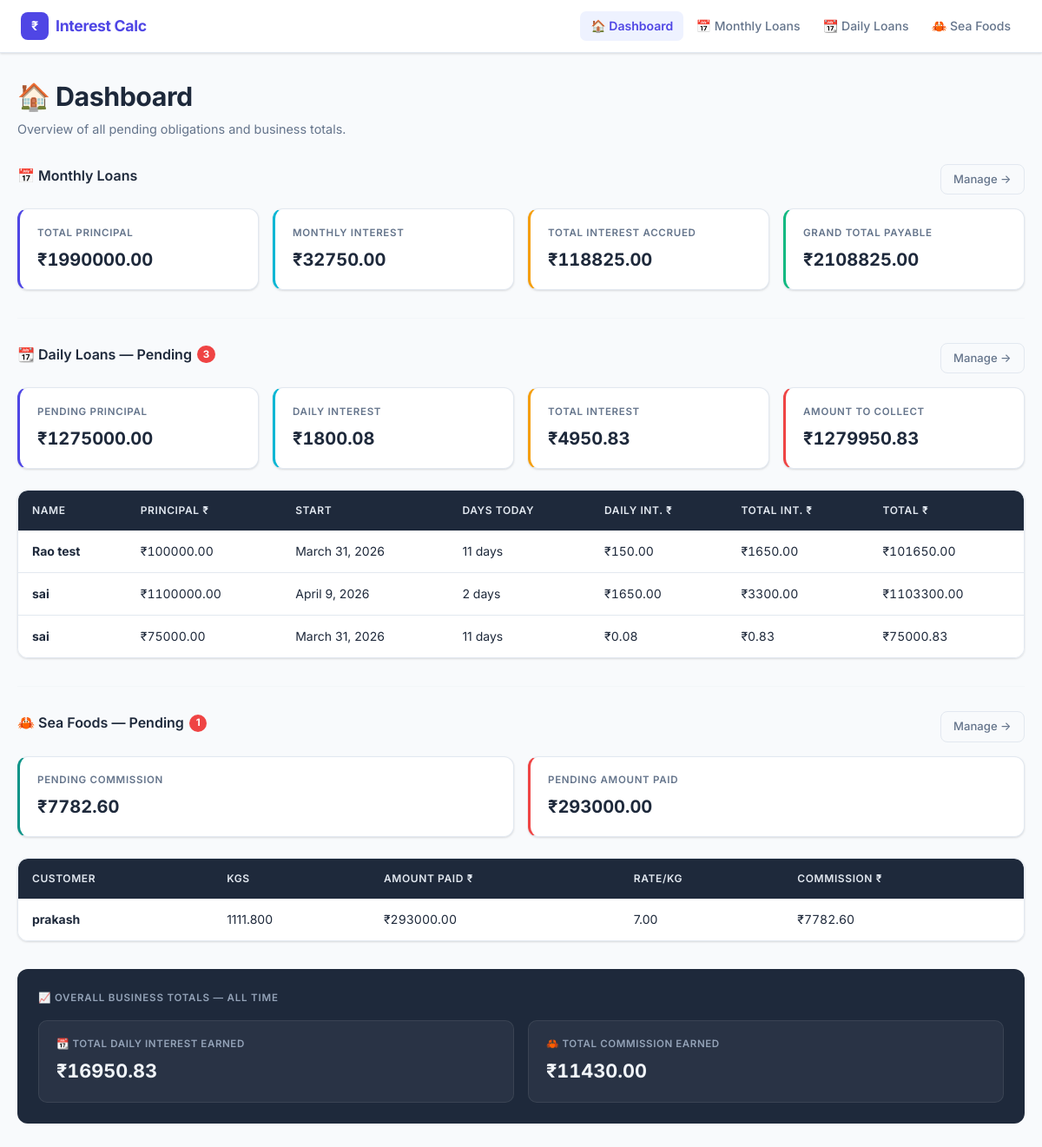
The page / on the database its author committed.
### interest_app/models.py (models this page shows, shortened)
class DailyLoan(models.Model):
    name = models.CharField(max_length=100)
    amount = models.DecimalField(max_digits=12, decimal_places=2)
    daily_interest_rate = models.DecimalField(max_digits=7, decimal_places=3, default=Decimal('1.5'))
    start_date = models.DateField(default=timezone.now)
    is_paid = models.BooleanField(default=False)
    paid_date = models.DateField(null=True, blank=True)
    created_at = models.DateField(default=timezone.now)
    @property
    def effective_end_date(self):
        if self.is_paid and self.paid_date:
            return self.paid_date
        return date.today()
    @property
    def number_of_days(self):
        delta = self.effective_end_date - self.start_date
        return max(delta.days + 1, 1)
    def daily_interest_amount(self):
        return (self.amount / Decimal('1000')) * self.daily_interest_rate
    def total_interest(self):
        return self.daily_interest_amount() * Decimal(self.number_of_days)
    def total_amount(self):
        return self.amount + self.total_interest()

class SeaFood(models.Model):
    customer_name = models.CharField(max_length=100)
    prawn_count = models.PositiveIntegerField(default=0)
    kgs = models.DecimalField(max_digits=10, decimal_places=3)
    amount_paid = models.DecimalField(max_digits=12, decimal_places=2, default=Decimal('0'))
    kg_per_commission = models.DecimalField(max_digits=8, decimal_places=2)
    is_payment_received = models.BooleanField(default=False)
    created_at = models.DateField(default=timezone.now)
    @property
    def total_commission(self):
        return self.kgs * self.kg_per_commission

### interest_app/views.py (the view)
# urls.py: path('', views.index, name='index'),
def index(request):
    return render(request, 'interest_app/index.html', _build_dashboard_context())

### interest_app/models.py (called while the page is built)
    def month_day_difference(self):
        start = self.given_date
        end = timezone.now().date()
        if end < start:
            return 0, 0
        months = (end.year - start.year) * 12 + (end.month - start.month)
        if end.day < start.day:
            months -= 1
            prev_month_last_day = date(end.year, end.month, 1) - timezone.timedelta(days=1)
            days = prev_month_last_day.day - start.day + end.day
        else:
            days = end.day - start.day
        if days < 0:
            days = 0
        return months, days

    def monthly_interest_amount(self):
        return (self.amount * self.monthly_interest_percent) / Decimal('100')

    def total_monthly_interest_amount(self):
        months, days = self.month_day_difference()
        monthly_interest = self.monthly_interest_amount()
        daily_interest = monthly_interest / Decimal('30')
        return (
            (monthly_interest * Decimal(months)) +
            (daily_interest * Decimal(days))
        )

### interest_app/views.py (called while the page is built)
def _monthly_summary(loans):
    total_amount = Decimal('0')
    monthly_interest = Decimal('0')
    total_monthly_interest = Decimal('0')
    for loan in loans:
        total_amount += loan.amount
        total_monthly_interest += loan.total_monthly_interest_amount()
        monthly_interest += loan.monthly_interest_amount()
    return total_amount, monthly_interest, total_monthly_interest, total_amount + total_monthly_interest

### interest_app/templates/interest_app/index.html (shortened to what this page needs)
{% extends "interest_app/base.html" %}
{% block active_dashboard %}active{% endblock %}
{% block content %}
<div class="page-wrapper">
    <div class="page-header">
        <h1>&#127968; Dashboard</h1>
        <p>Overview of all pending obligations and business totals.</p>
    </div>
    <div class="home-section">
        <div class="home-section-header">
            <h2>&#128197; Monthly Loans</h2>
            <a href="{% url 'monthly_loans' %}" class="btn-secondary-custom"
               style="padding:.4rem .9rem;font-size:.82rem;">
                Manage &rarr;
            </a>
        </div>
        {% if loans %}
        <div class="summary-grid">
            <div class="summary-card accent-primary">
                <div class="sc-label">Total Principal</div>
                <div class="sc-value amount">&#8377;{{ total_amount|floatformat:2 }}</div>
            </div>
            <div class="summary-card accent-accent">
                <div class="sc-label">Monthly Interest</div>
                <div class="sc-value amount">&#8377;{{ monthly_interest|floatformat:2 }}</div>
            </div>
            <div class="summary-card accent-warning">
                <div class="sc-label">Total Interest Accrued</div>
                <div class="sc-value amount">&#8377;{{ total_monthly_interest|floatformat:2 }}</div>
            </div>
            <div class="summary-card accent-success">
                <div class="sc-label">Grand Total Payable</div>
                <div class="sc-value amount">&#8377;{{ grand_total|floatformat:2 }}</div>
            </div>
        </div>
        {% else %}
        <div class="empty-state-inline">
            No monthly loans recorded yet.
            <a href="{% url 'monthly_loans' %}" class="btn-link">Add your first loan &rarr;</a>
        </div>
        {% endif %}
    </div>
    <hr class="home-divider">
    <div class="home-section">
        <div class="home-section-header">
            <h2>
                &#128198; Daily Loans &mdash; Pending
                {% if pending_daily %}
                <span class="badge-count">{{ pending_daily|length }}</span>
                {% endif %}
            </h2>
            <a href="{% url 'daily_loan_calculator' %}" class="btn-secondary-custom"
               style="padding:.4rem .9rem;font-size:.82rem;">
                Manage &rarr;
            </a>
        </div>
        {% if pending_daily %}
        <div class="summary-grid">
            <div class="summary-card accent-primary">
                <div class="sc-label">Pending Principal</div>
                <div class="sc-value amount">&#8377;{{ d_pending_principal|floatformat:2 }}</div>
            </div>
            <div class="summary-card accent-accent">
                <div class="sc-label">Daily Interest</div>
                <div class="sc-value amount">&#8377;{{ d_pending_daily_interest|floatformat:2 }}</div>
            </div>
            <div class="summary-card accent-warning">
                <div class="sc-label">Total Interest</div>
                <div class="sc-value amount">&#8377;{{ d_pending_interest|floatformat:2 }}</div>
            </div>
            <div class="summary-card accent-danger">
                <div class="sc-label">Amount to Collect</div>
                <div class="sc-value amount">&#8377;{{ d_pending_grand_total|floatformat:2 }}</div>
            </div>
        </div>
        <div class="table-wrapper" style="margin-bottom:.75rem;">
            <table class="data-table">
                <thead>
                    <tr>
                        <th>Name</th>
                        <th>Principal &#8377;</th>
                        <th>Start</th>
                        <th>Days Today</th>
                        <th>Daily Int. &#8377;</th>
                        <th>Total Int. &#8377;</th>
                        <th>Total &#8377;</th>
                    </tr>
                </thead>
                <tbody>
                    {% for dl in pending_daily %}
                    <tr>
                        <td><strong>{{ dl.name }}</strong></td>
                        <td class="amount">&#8377;{{ dl.amount|floatformat:2 }}</td>
                        <td>{{ dl.start_date }}</td>
                        <td>{{ dl.number_of_days }} day{{ dl.number_of_days|pluralize }}</td>
                        <td class="amount">&#8377;{{ dl.daily_interest_amount|floatformat:2 }}</td>
                        <td class="amount">&#8377;{{ dl.total_interest|floatformat:2 }}</td>
                        <td class="amount">&#8377;{{ dl.total_amount|floatformat:2 }}</td>
                    </tr>
                    {% endfor %}
                </tbody>
            </table>
        </div>
        {% else %}
        <div class="empty-state-inline">
            No pending daily loans &#128512; All paid up, or
            <a href="{% url 'daily_loan_calculator' %}" class="btn-link">add a new loan &rarr;</a>
        </div>
        {% endif %}
    </div>
    <hr class="home-divider">
    <div class="home-section">
        <div class="home-section-header">
            <h2>
                &#129408; Sea Foods &mdash; Pending
                {% if sf_pending %}
                <span class="badge-count">{{ sf_pending|length }}</span>
                {% endif %}
            </h2>
            <a href="{% url 'seafoods' %}" class="btn-secondary-custom"
               style="padding:.4rem .9rem;font-size:.82rem;">
                Manage &rarr;
            </a>
        </div>
        {% if sf_pending %}
        <div class="summary-grid">
            <div class="summary-card accent-teal">
                <div class="sc-label">Pending Commission</div>
                <div class="sc-value amount">&#8377;{{ sf_pending_commission|floatformat:2 }}</div>
            </div>
            <div class="summary-card accent-danger">
                <div class="sc-label">Pending Amount Paid</div>
                <div class="sc-value amount">&#8377;{{ sf_pending_amount_paid|floatformat:2 }}</div>
            </div>
        </div>
        <div class="table-wrapper" style="margin-bottom:.75rem;">
            <table class="data-table">
                <thead>
                    <tr>
                        <th>Customer</th>
                        <th>KGs</th>
                        <th>Amount Paid &#8377;</th>
                        <th>Rate/KG</th>
                        <th>Commission &#8377;</th>
                    </tr>
                </thead>
                <tbody>
                    {% for sf in sf_pending %}
                    <tr>
                        <td><strong>{{ sf.customer_name }}</strong></td>
                        <td>{{ sf.kgs }}</td>
                        <td class="amount">&#8377;{{ sf.amount_paid|floatformat:2 }}</td>
                        <td>{{ sf.kg_per_commission }}</td>
                        <td class="amount">&#8377;{{ sf.total_commission|floatformat:2 }}</td>
                    </tr>
                    {% endfor %}
                </tbody>
            </table>
        </div>
        {% else %}
        <div class="empty-state-inline">
            No pending sea food payments &#128512; All clear, or
            <a href="{% url 'seafoods' %}" class="btn-link">add a new entry &rarr;</a>
        </div>
        {% endif %}
    </div>
    <div class="earned-section">
        <div class="section-label">&#128200; Overall Business Totals &mdash; All Time</div>
        <div class="earned-grid">
            <div class="earned-card">
                <div class="ec-label">&#128198; Total Daily Interest Earned</div>
                <div class="ec-value amount">&#8377;{{ d_all_total_interest|floatformat:2 }}</div>
            </div>
            <div class="earned-card">
                <div class="ec-label">&#129408; Total Commission Earned</div>
                <div class="ec-value amount">&#8377;{{ sf_all_total_commission|floatformat:2 }}</div>
            </div>
        </div>
    </div>
</div>
{% endblock %}

### rows shown on the page
DailyLoan: name "Rao test", amount "100000.00", start_date "March 31, 2026", number_of_days "11", daily_interest_amount "150.00", total_interest "1650.00", total_amount "101650.00"
DailyLoan: name "sai", amount "1100000.00", start_date "April 9, 2026", number_of_days "2", daily_interest_amount "1650.00", total_interest "3300.00", total_amount "1103300.00"
DailyLoan: name "sai", amount "75000.00", start_date "March 31, 2026", number_of_days "11", daily_interest_amount "0.08", total_interest "0.83", total_amount "75000.83"
SeaFood: customer_name "prakash", kgs "1111.800", amount_paid "293000.00", kg_per_commission "7.00", total_commission "7782.60"

### other values the page prints
{{ total_amount|floatformat:2 }} "1990000.00"
{{ monthly_interest|floatformat:2 }} "32750.00"
{{ total_monthly_interest|floatformat:2 }} "118825.00"
{{ grand_total|floatformat:2 }} "2108825.00"
{{ pending_daily|length }} "3"
{{ d_pending_principal|floatformat:2 }} "1275000.00"
{{ d_pending_daily_interest|floatformat:2 }} "1800.08"
{{ d_pending_interest|floatformat:2 }} "4950.83"
{{ d_pending_grand_total|floatformat:2 }} "1279950.83"
{{ sf_pending|length }} "1"
{{ sf_pending_commission|floatformat:2 }} "7782.60"
{{ sf_pending_amount_paid|floatformat:2 }} "293000.00"
{{ d_all_total_interest|floatformat:2 }} "16950.83"
{{ sf_all_total_commission|floatformat:2 }} "11430.00"
